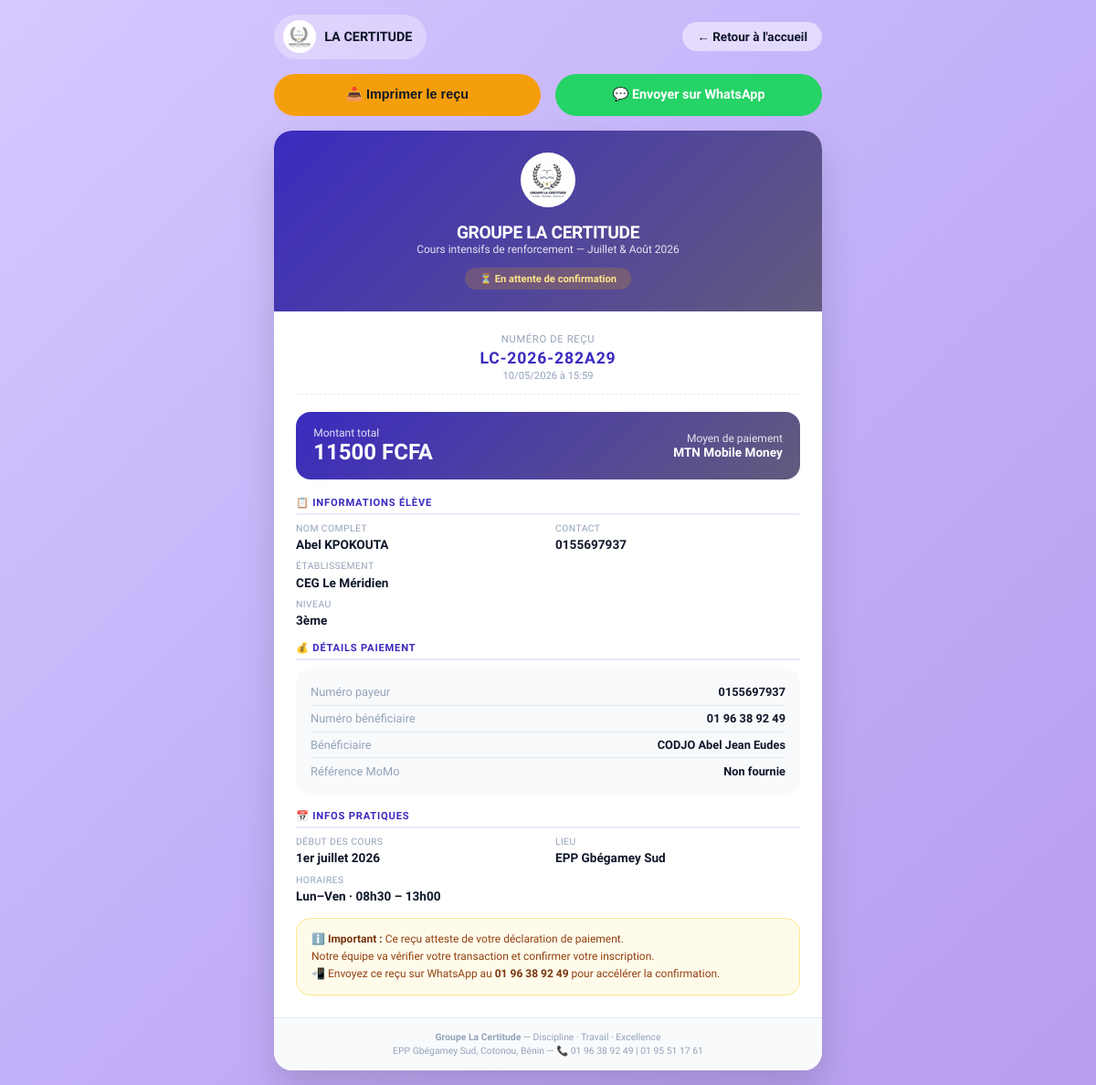
The page /recu/2/ on the database its author committed.
### payments/models.py (models this page shows, shortened)
class Payment(models.Model):
    METHOD_CHOICES = [
        ('mtn',  'MTN Mobile Money'),
        ('moov', 'MOOV Money'),
    ]
    STATUS_CHOICES = [
        ('pending',   'En attente de confirmation'),
        ('confirmed', 'Confirmé'),
        ('failed',    'Rejeté'),
    ]
    enrollment = models.ForeignKey(
        Enrollment,
        on_delete=models.CASCADE,
        related_name='payments',
        verbose_name="Inscription"
    )
    amount = models.DecimalField(
        max_digits=10, decimal_places=2,
        verbose_name="Montant (FCFA)"
    )
    method = models.CharField(
        max_length=10, choices=METHOD_CHOICES,
        verbose_name="Réseau utilisé"
    )
    phone_used = models.CharField(
        max_length=20,
        verbose_name="Numéro ayant effectué le paiement"
    )
    status = models.CharField(
        max_length=20, choices=STATUS_CHOICES,
        default='pending', verbose_name="Statut"
    )
    receipt_number = models.CharField(
        max_length=30, unique=True,
        default=generate_receipt_number,
        verbose_name="Numéro de reçu"
    )
    created_at   = models.DateTimeField(auto_now_add=True, verbose_name="Date de déclaration")
    confirmed_at = models.DateTimeField(null=True, blank=True, verbose_name="Date de confirmation")
    updated_at   = models.DateTimeField(auto_now=True)
    class Meta:
        verbose_name        = "Paiement"
        verbose_name_plural = "Paiements"
        ordering            = ['-created_at']
    @property
    def destination_phone(self):
        return '01 96 38 92 49' if self.method == 'mtn' else '01 95 51 17 61'
    @property
    def destination_name(self):
        return 'CODJO Abel Jean Eudes'

### enrollments/models.py (models this page shows, shortened)
class Enrollment(models.Model):
    TYPE_CHOICES = [
        ('eleve',  "L'élève lui-même"),
        ('parent', 'Un parent / tuteur'),
    ]
    LEVEL_CHOICES = [
        ('3eme', '3ème'),
        ('1ere', '1ères C & D'),
        ('tle',  'Terminales C & D'),
    ]
    SERIE_CHOICES = [
        ('C', 'Série C'),
        ('D', 'Série D'),
    ]
    STATUS_CHOICES = [
        ('pending',   'En attente de paiement'),
        ('active',    'Inscrit — Paiement confirmé'),
        ('cancelled', 'Annulé'),
    ]
    PHONE_OWNER_CHOICES = [
        ('eleve',  "L'élève"),
        ('pere',   'Le père'),
        ('mere',   'La mère'),
        ('tuteur', 'Un tuteur'),
    ]
    registrant_type = models.CharField(
        max_length=10, choices=TYPE_CHOICES, default='eleve',
        verbose_name="Qui s'inscrit"
    )
    last_name  = models.CharField(max_length=100, verbose_name="Nom de l'élève")
    first_name = models.CharField(max_length=100, verbose_name="Prénom(s) de l'élève")
    school     = models.CharField(max_length=200, verbose_name="Établissement scolaire")
    phone       = models.CharField(max_length=20, verbose_name="Numéro de contact")
    phone_owner = models.CharField(
        max_length=10, choices=PHONE_OWNER_CHOICES, default='eleve',
        verbose_name="Ce numéro appartient à"
    )
    level = models.CharField(max_length=10, choices=LEVEL_CHOICES, verbose_name="Niveau")
    serie = models.CharField(
        max_length=1, choices=SERIE_CHOICES,
        blank=True, default='',
        verbose_name="Série"
    )
    parent_name  = models.CharField(max_length=200, blank=True, verbose_name="Nom du parent / tuteur")
    parent_phone = models.CharField(max_length=20,  blank=True, verbose_name="Téléphone du parent")
    status     = models.CharField(
        max_length=20, choices=STATUS_CHOICES, default='pending',
        verbose_name="Statut"
    )
    created_at = models.DateTimeField(auto_now_add=True, verbose_name="Date d'inscription")
    updated_at = models.DateTimeField(auto_now=True)
    class Meta:
        verbose_name        = "Inscription"
        verbose_name_plural = "Inscriptions"
        ordering            = ['-created_at']
    @property
    def full_name(self):
        return f"{self.first_name} {self.last_name}".strip()
    @property
    def level_serie(self):
        if self.level == '3eme':
            return self.get_level_display()
        return f"{self.get_level_display()} — Série {self.serie}"

### payments/views.py (the view)
# urls.py: path('recu/<int:pk>/',             views.receipt_view,       name='receipt'),
def receipt_view(request, pk):
    payment    = get_object_or_404(Payment, pk=pk)
    enrollment = payment.enrollment
    return render(request, 'payments/receipt.html', {
        'payment':    payment,
        'enrollment': enrollment,
    })

### payments/templates/payments/receipt.html (shortened to what this page needs)
{% load static %}
<!DOCTYPE html>
<html lang="fr">
<head>
</head>
<body>
<div class="top-bar">
  <div class="brand">
    <img src="{% static 'images/logo_certitude.png' %}" alt="Logo" onerror="this.src='https://placehold.co/36x36/3a2bbf/white?text=LC'"/>
    <span>LA CERTITUDE</span>
  </div>
  <a href="{% url 'core:index' %}" class="home-link">← Retour à l'accueil</a>
</div>
<div class="action-btns">
  <button class="btn-action btn-download" onclick="window.print()">
    📥 Imprimer le reçu
  </button>
  <a href="#" id="whatsappLink" class="btn-action btn-whatsapp" target="_blank">
    💬 Envoyer sur WhatsApp
  </a>
</div>
<div class="receipt" id="receipt">
  <div class="receipt-header">
    <img src="{% static 'images/logo_certitude.png' %}" alt="Logo" class="receipt-logo" onerror="this.src='https://placehold.co/60x60/3a2bbf/white?text=LC'"/>
    <h1>GROUPE LA CERTITUDE</h1>
    <p>Cours intensifs de renforcement — Juillet & Août 2026</p>
    <div class="status-badge {% if payment.status == 'confirmed' %}status-confirmed{% else %}status-pending{% endif %}">
      {% if payment.status == 'confirmed' %}
        ✅ Paiement confirmé
      {% else %}
        ⏳ En attente de confirmation
      {% endif %}
    </div>
  </div>
  <div class="receipt-body">
    <div class="receipt-num">
      <div class="rn-label">Numéro de reçu</div>
      <div class="rn-value">{{ payment.receipt_number }}</div>
      <div class="rn-date">{{ payment.created_at|date:"d/m/Y à H:i" }}</div>
    </div>
    <div class="amount-section">
      <div>
        <div class="am-label">Montant total</div>
        <div class="am-value">{{ payment.amount|floatformat:0 }} FCFA</div>
      </div>
      <div style="text-align:right">
        <div class="am-label">Moyen de paiement</div>
        <div style="font-weight:700; font-size:0.85rem;">{{ payment.get_method_display }}</div>
      </div>
    </div>
    <div class="section">
      <div class="sec-title">📋 INFORMATIONS ÉLÈVE</div>
      <div class="info-grid">
        <div class="info-item">
          <div class="info-label">Nom complet</div>
          <div class="info-val">{{ enrollment.full_name }}</div>
        </div>
        <div class="info-item">
          <div class="info-label">Contact</div>
          <div class="info-val">{{ enrollment.phone }}</div>
        </div>
        <div class="info-item full">
          <div class="info-label">Établissement</div>
          <div class="info-val">{{ enrollment.school }}</div>
        </div>
        <div class="info-item full">
          <div class="info-label">Niveau</div>
          <div class="info-val">{{ enrollment.level_serie }}</div>
        </div>
      </div>
    </div>
    <div class="section">
      <div class="sec-title">💰 DÉTAILS PAIEMENT</div>
      <div class="payment-info">
        <div class="pi-row">
          <span class="pi-key">Numéro payeur</span>
          <span class="pi-val">{{ payment.phone_used }}</span>
        </div>
        <div class="pi-row">
          <span class="pi-key">Numéro bénéficiaire</span>
          <span class="pi-val">{{ payment.destination_phone }}</span>
        </div>
        <div class="pi-row">
          <span class="pi-key">Bénéficiaire</span>
          <span class="pi-val">{{ payment.destination_name }}</span>
        </div>
        <div class="pi-row">
          <span class="pi-key">Référence MoMo</span>
          <span class="pi-val">{{ payment.payment_reference|default:"Non fournie" }}</span>
        </div>
      </div>
    </div>
    <div class="section">
      <div class="sec-title">📅 INFOS PRATIQUES</div>
      <div class="info-grid">
        <div class="info-item">
          <div class="info-label">Début des cours</div>
          <div class="info-val">1er juillet 2026</div>
        </div>
        <div class="info-item">
          <div class="info-label">Lieu</div>
          <div class="info-val">EPP Gbégamey Sud</div>
        </div>
        <div class="info-item">
          <div class="info-label">Horaires</div>
          <div class="info-val">Lun–Ven · 08h30 – 13h00</div>
        </div>
      </div>
    </div>
    {% if payment.status == 'pending' %}
    <div class="pending-notice">
      ℹ️ <strong>Important :</strong> Ce reçu atteste de votre déclaration de paiement.<br/>
      Notre équipe va vérifier votre transaction et confirmer votre inscription.<br/>
      📲 Envoyez ce reçu sur WhatsApp au <strong>01 96 38 92 49</strong> pour accélérer la confirmation.
    </div>
    {% endif %}
  </div>
  <div class="receipt-footer">
    <p>
      <strong>Groupe La Certitude</strong> — Discipline · Travail · Excellence<br/>
      EPP Gbégamey Sud, Cotonou, Bénin — 📞 01 96 38 92 49 | 01 95 51 17 61
    </p>
  </div>
</div>
</body>
</html>

### rows shown on the page
Payment: receipt_number "LC-2026-282A29", created_at "10/05/2026 à 15:59", amount "11500", method "MTN Mobile Money", phone_used "0155697937", destination_phone "01 96 38 92 49", destination_name "CODJO Abel Jean Eudes"
Enrollment: full_name "Abel KPOKOUTA", phone "0155697937", school "CEG Le Méridien", level_serie "3ème"

### other values the page prints
{{ payment.payment_reference|default:"Non fournie" }} "Non fournie"
